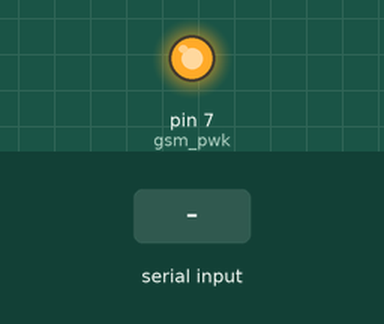
Simulated run of this sketch. Board: Arduino Uno, built with avr-gcc and run on an emulated ATmega328P. On the bench: output pins drawn as LEDs (lit = HIGH). The inputs (shaded band) are chosen by the test bench. What the sketch prints to the serial monitor is not drawn.

Above: at 0.1 s.
At 2.3 s:
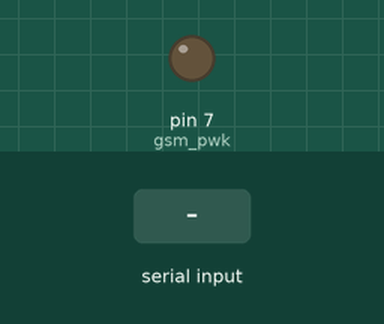
2.4 s: "1" received over the second serial link
Timing chart, 0 to 5.4 s (numbered marks = the images above; inputs shaded):
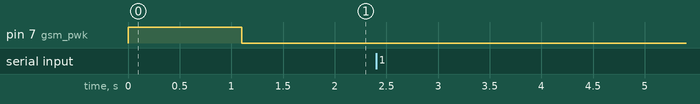

The sketch:

gsmmoi-ori.ino
```cpp
#include <SoftwareSerial.h>

//GSM
SoftwareSerial serial_gsm(2, 3);
const int gsm_pwk = 7;

void setup()
{
  Serial.begin(9600);

  //GSM
  pinMode(gsm_pwk, OUTPUT);

  serial_gsm.begin(9600);
  //Allumage du module GSM
  digitalWrite(gsm_pwk, HIGH);
  delay(1100);
  digitalWrite(gsm_pwk, LOW);
}

void loop()
{
  debug_serial_gsm();
}


void debug_serial_gsm() {

  boolean boucle = true;
  while (boucle)
  {
    while (serial_gsm.available() > 0)
    {
      Serial.write(serial_gsm.read());
    }

    while (Serial.available() > 0)
    {
      serial_gsm.write(Serial.read());
    }
  }
}
```

Measured:
- after the input at 2.4 s, every drawn part: stays the same
